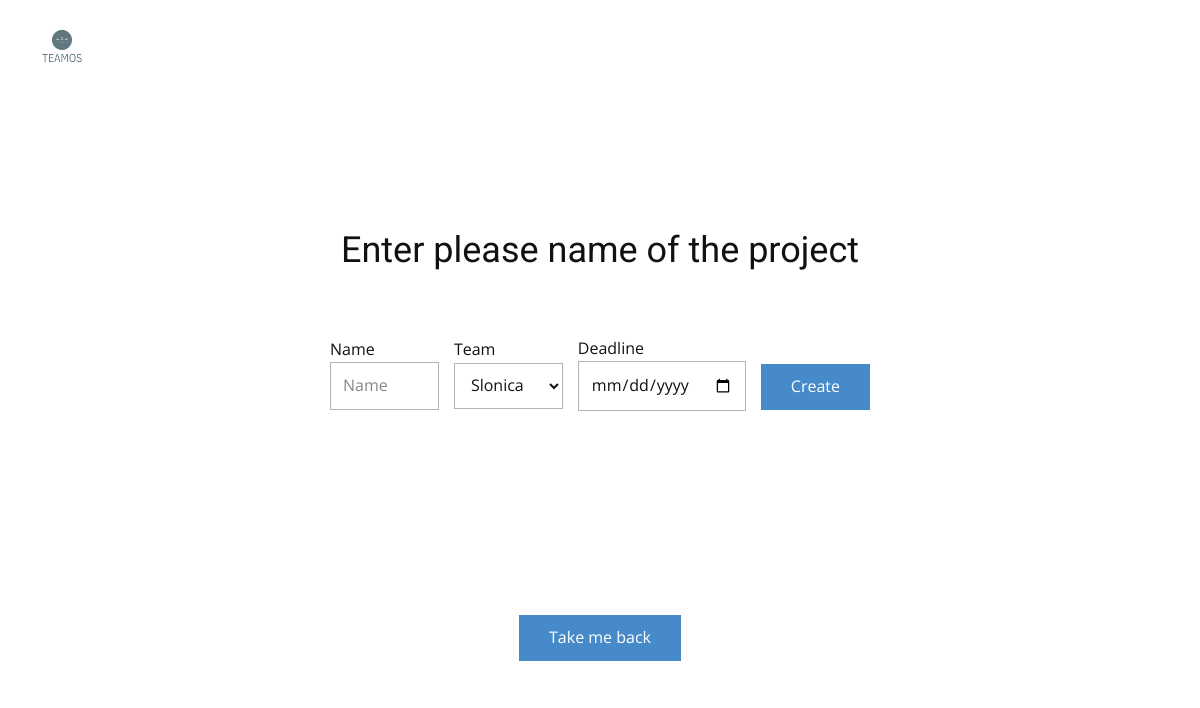
/projects/create_new, run on an earlier commit of the app's database.
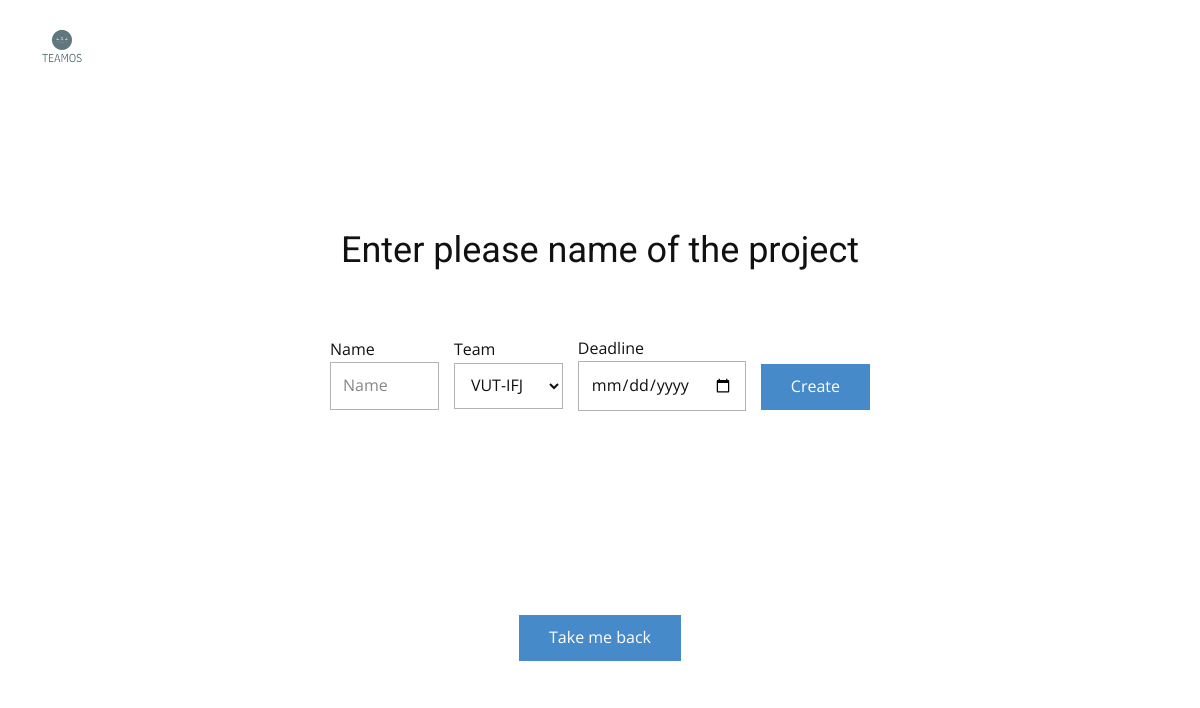
And on a later commit of the database.
### teams/models.py (models this page shows)
class Teams_list(models.Model):
    name = models.CharField(max_length=100)
    members = models.TextField(null=True)
    projects = models.TextField(null=True)
    invited = models.TextField(null=True)
    owner = models.CharField(max_length=100)

### projects/views.py (the view, shortened to what this page needs)
# urls.py: path('create_new', views.create_new, name='create_new'),
def create_new(request):
    data = Teams_list.objects.all()
    match =[]
    for item in data:
        if request.user.username in item.members :
            match = match + [item.name]
    return render(request, 'projects/create_new.html', {'teams' : match})

### templates/projects/create_new.html (shortened to what this page needs)
<!DOCTYPE html>
{% load static %}
<html style="font-size: 16px;" lang="en">
<head>
    <link rel="stylesheet" href="{% static 'user_home/nicepage.css' %}" media="screen">
    <link rel="stylesheet" href="{% static 'projects/Page-3.css' %}" media="screen">
</head>
<body class="u-body u-xl-mode" data-lang="en"><header class="u-clearfix u-header u-header" id="sec-b4e3"><div class="u-clearfix u-sheet u-sheet-1">
        <a href="{% url 'home' %}"  class="u-image u-logo u-image-1">
          <img src="{% static 'projects/images/teamos_logo.png' %}" class="u-logo-image u-logo-image-1">
        </a>
      </div></header>
    <section class="u-align-center u-clearfix u-section-1" id="sec-a90b">
      <div class="u-clearfix u-sheet u-sheet-1">
        <h2 class="u-text u-text-default u-text-1">Enter please name of the project</h2>
        <div class="u-form u-form-1">
          <form id="create_new_form" action="" method="post" class="u-clearfix u-form-horizontal u-form-spacing-15 u-inner-form" style="padding: 15px" >
            <div class="u-form-group u-form-name u-label-top u-form-group-1">
              <label for="name-558c" class="u-label">Name</label>
              <input type="text" placeholder="Name" id="name-558c" name="name" class="u-border-1 u-border-grey-30 u-input u-input-rectangle" required>
            </div>
               <div class="u-form-group u-form-name u-label-top u-form-group-2">
               <label for="lang" class="">Team</label>
                  <select name="team" id="lang" class="u-border-1 u-border-grey-30 u-input u-input-rectangle">
                      {% for team in teams %}
                    <option value="{{team}}">{{team}}</option>
                      {% endfor %}
                  </select>
               </div>
              <div class="u-form-group u-form-name u-label-top u-form-group-1">
              <label for="name-558ca" class="u-label">Deadline</label>
              <input type="date" id="name-558ca" name="deadline" class="u-border-1 u-border-grey-30 u-input u-input-rectangle" required>
            </div>
              <div class="u-form-group u-form-submit u-label-top u-form-group-2">
              <input type="submit" value="Create" class="u-btn u-btn-submit u-button-style">
            </div>
          </form>
        </div>
      </div>
        <a href="/projects" class="u-btn u-btn-submit u-button-style ">Take me back</a>
    </section>
</body>
</html>

What changed in the data, as far as the page shows it:
removed Teams_list: team "Slonica"
added Teams_list: team "VUT-IFJ"
